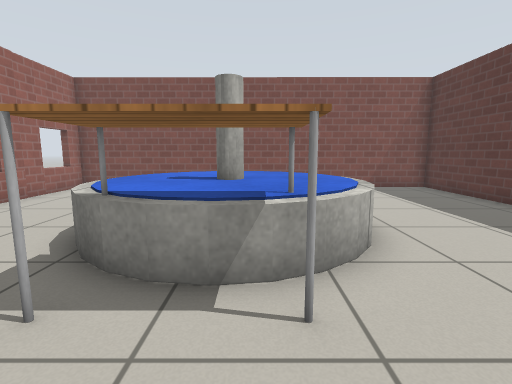
view 1 (above)

13 first-person views from a walk through a Gazebo world. The camera is 0.81 m above the floor, tilts 8° down and sees 85° across. The floor is counted in squares, 0.5 m on a side. Each view is taken from the middle of a square. On the plan, view 1 faces up. The plan holds only what a view shows up to about 15 squares ahead; the rest is blank. Gazebo's built-in surfaces are drawn with simple patterns. Simple shapes stand in for some stock models.

view 2
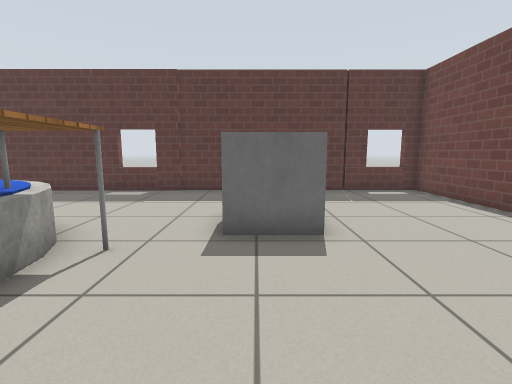

view 3
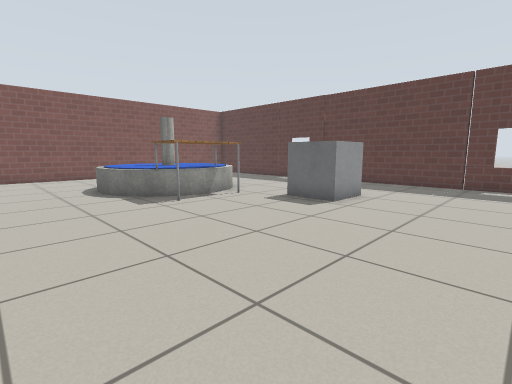

view 4
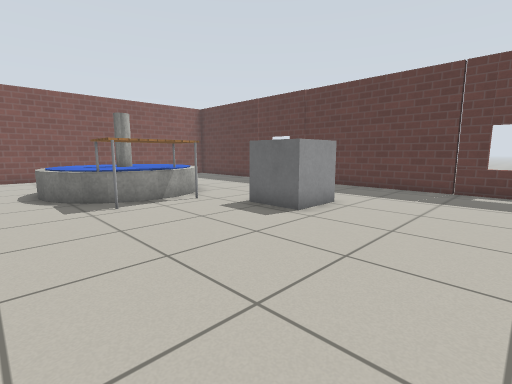

view 5
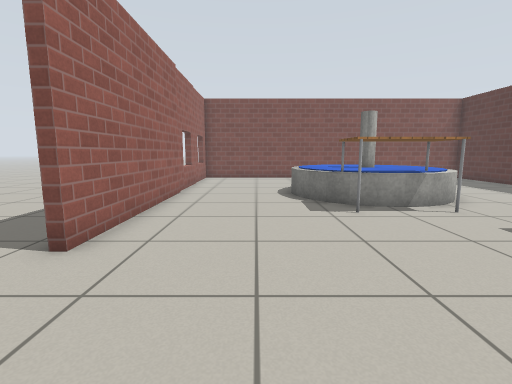

view 6
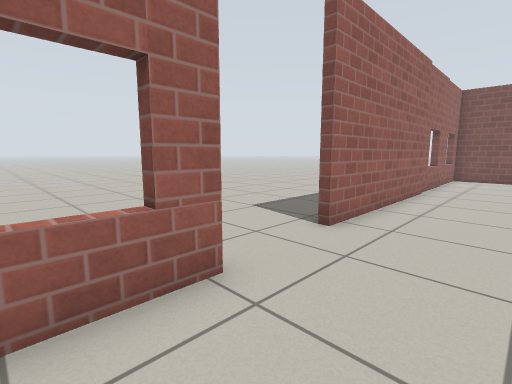

view 7
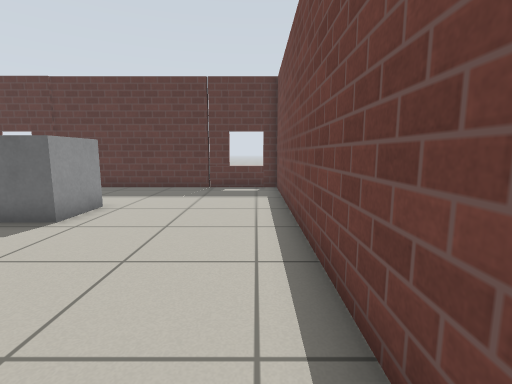

view 8
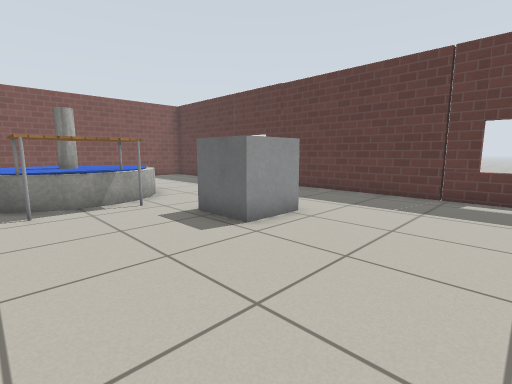

view 9
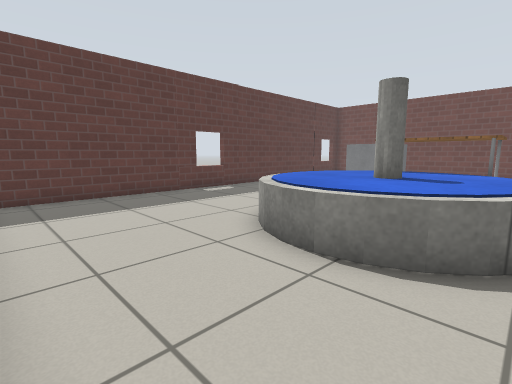

view 10
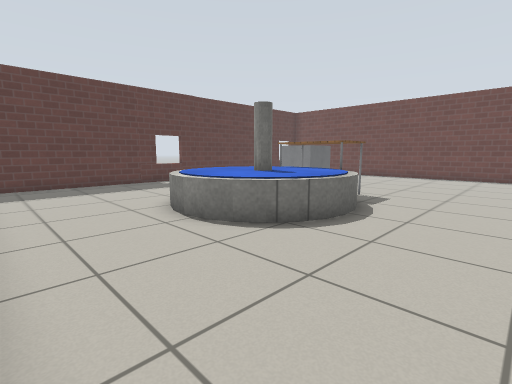

view 11
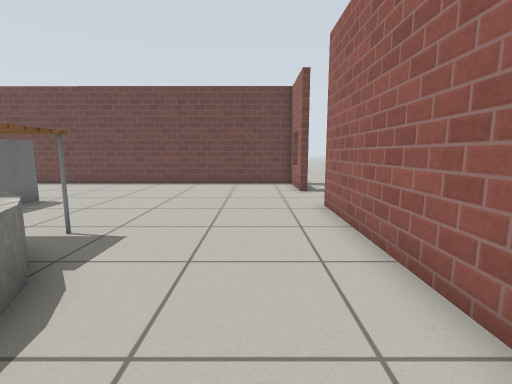

view 12
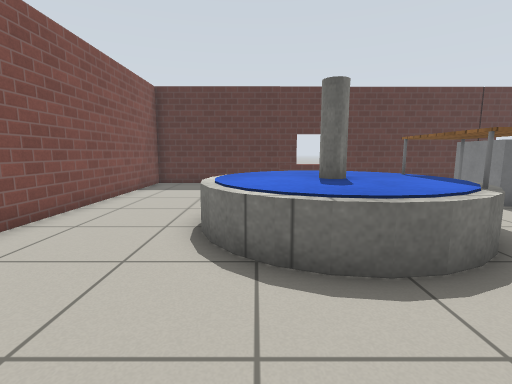

view 13
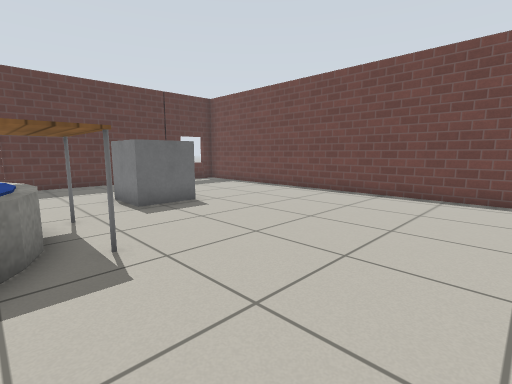

### Floor plan
Points are (right, up) in squares from view 1. A wall is a line through its corners. A room is listed if a view was taken in it or the views show most of it. See-through windows are left out.
Room 1 (views 1, 2, 3, 4, 5, 6, 7, 8, 9, 10, 11, 12, 13)
walls: (-8.1, 6.5) (-8.1, -0.6); (-7.9, -3.7) (-7.9, -6.9) (8.1, -7) (8.1, 13.2) (-8.4, 13.3); (-8.1, 13.4) (-8.1, 6.7)
ways out: opening at (-8, -2)
objects: fountain (-3, 5) to (2, 9); table (-2, 3) to (1, 4); grey box (2, -1) to (3, 0)

Positions as (right, up) in squares from view 1, and headings:
1: (0, 0), facing up
2: (-4, 0), facing right
3: (-7, -6), facing up-right
4: (-5, -6), facing up-right
5: (-5, -5), facing up
6: (-5, -6), facing up-left
7: (-5, -6), facing right
8: (-3, -6), facing up-right
9: (-3, 13), facing down-right
10: (-7, 13), facing down-right
11: (-6, 8), facing down
12: (-7, 8), facing right
13: (-7, 4), facing down-right
